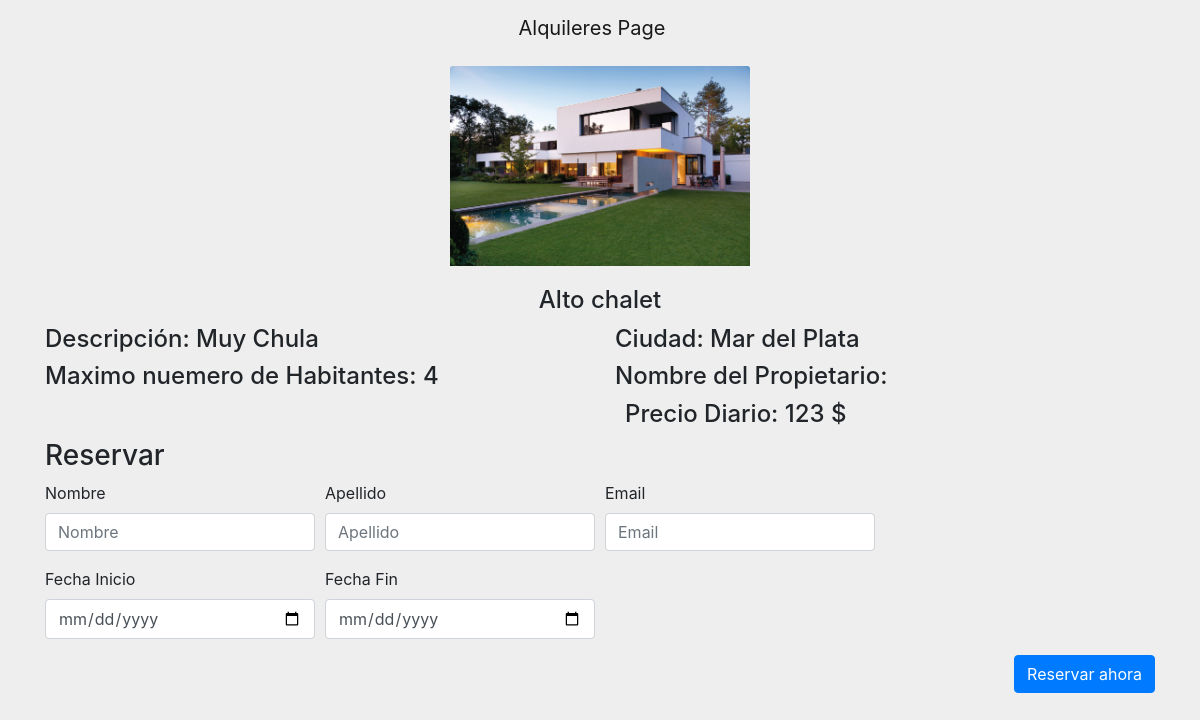
/propiedad/1, run on an earlier commit of the app's database.
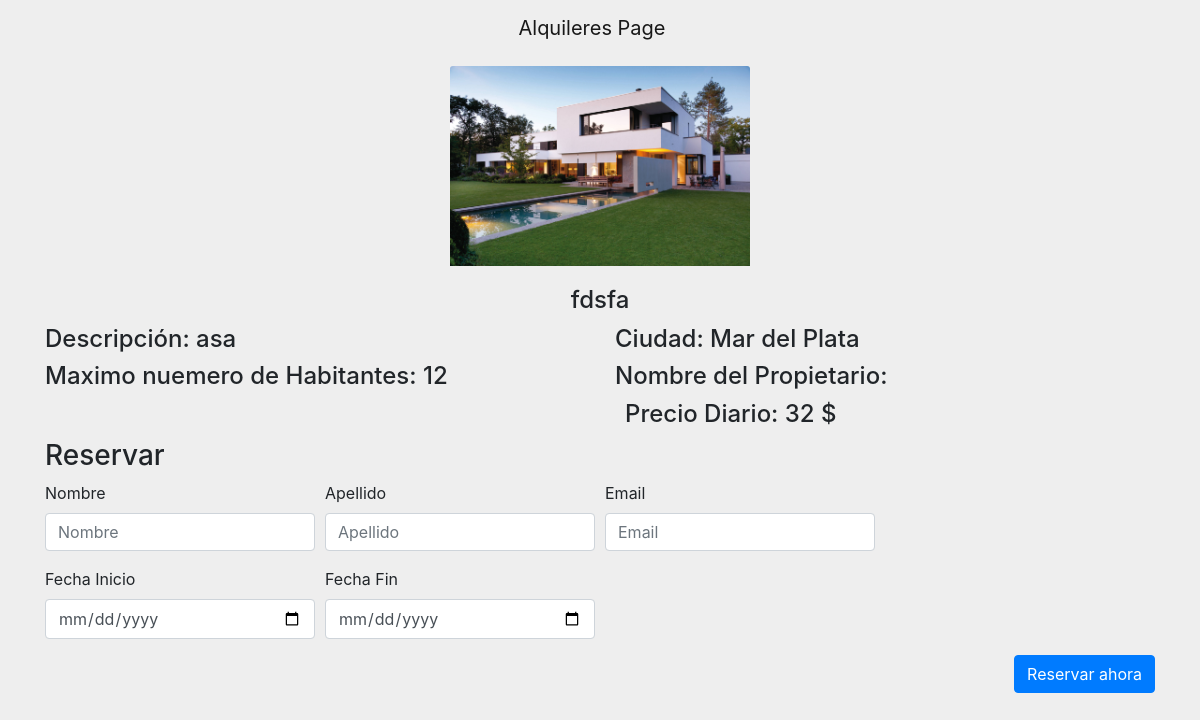
And on a later commit of the database.
### alquileres/models.py (models this page shows, shortened)
class Propiedad(models.Model):
    descripcion = models.CharField(max_length=500)
    precioDiario = models.IntegerField()
    imagen = models.ImageField(upload_to='image', max_length=100)
    titulo = models.CharField(max_length=50)
    maximoHabitantes = models.IntegerField()
    ciudad = models.ForeignKey(Ciudad, null=True, blank=True, on_delete=models.CASCADE)
    class Meta:
        verbose_name_plural = "Propiedades"

class Ciudad(models.Model):
    nombre = models.CharField(max_length=200, unique=True)
    class Meta:
        verbose_name_plural = "Ciudades"
    def __str__(self):
        return self.nombre

### alquileres/views.py (the view)
# urls.py: url(r'^propiedad/(?P<propiedadid>\d+)$', detail, name="dpto"),
def detail(request, propiedadid):
    try:
        dpto = Propiedad.objects.get(id=propiedadid)
    except Propiedad.DoesNotExist:
        raise Http404("La propiedad ingresada no existe")
    return render(request, 'alquileres/oneHouse.html', {'dpto': dpto})

### templates/alquileres/oneHouse.html (shortened to what this page needs)
{% extends 'base/base.html' %}
{% block content %}
    <div class="row justify-content-center">
        {% if dpto %}
            <div class="col-mx-auto">
                <img class="card-img-top changeImageSize customMargin" src="{{ dpto.imagen.url }}"
                     alt=" imagen de la propiedad">
            </div>
            </div>
            <div class="row justify-content-center">
                <div class="col-mx-auto">
                    <h4 class="customMargin">{{ dpto.titulo }}</h4>
                </div>
            </div>
            <div class="row justify-content-center">
                <div class="col-md-6">
                    <h4>Descripción: {{ dpto.descripcion }}</h4>
                    <h4>Maximo nuemero de Habitantes: {{ dpto.maximoHabitantes }}</h4>
                </div>
                <div class="col-md-6">
                    <h4>Ciudad: {{ dpto.ciudad }}</h4>
                    <h4>Nombre del Propietario: {{ dpto.usuario }}</h4>
                    <h4 class="customMargin"> Precio Diario: {{ dpto.precioDiario }} $</h4>
                </div>
            </div>
            <h3>Reservar</h3>
            <form action="/alquileres/reservaPropiedad/" method="post">
                    <div class="form-row align-items-center">
                        <div class="form-group col-sm-3">
                            <label for="inputEmail4">Nombre</label>
                            <input type="text" name="nombre" class="form-control mb-2 mb-sm-0" placeholder="Nombre" required>
                        </div>
                        <div class="form-group col-sm-3">
                            <label for="inputEmail4">Apellido</label>
                            <input type="text" name="apellido" class="form-control" placeholder="Apellido" required>
                        </div>
                        <div class="form-group col-sm-3">
                            <label for="inputEmail4">Email</label>
                            <input type="email" name="email" class="form-control" placeholder="Email" required>
                        </div>
                    </div>
					<div class="form-row align-items-center">
						<div class="form-group col-sm-3">
                            <label for="inputEmail4">Fecha Inicio</label>
							<input type="date" name="dateFrom" class="form-control mb-2 mb-sm-0" required>
						</div>
						<div class="form-group col-sm-3">
                            <label for="inputEmail4">Fecha Fin</label>
							<input type="date" name="dateTo" class="form-control" required>
						</div>
					</div>
                    <div class="form-group float-right">
                        <button type="submit" class="btn btn-primary">Reservar ahora</button>
                    </div>
				</form>
			</div>
        {% endif %}
{% endblock %}

What changed in the data, as far as the page shows it:
changed Propiedad "Mar del Plata": titulo "Alto chalet" → "fdsfa"; descripcion "Muy Chula" → "asa"; maximoHabitantes "4" → "12"; precioDiario "123" → "32"
